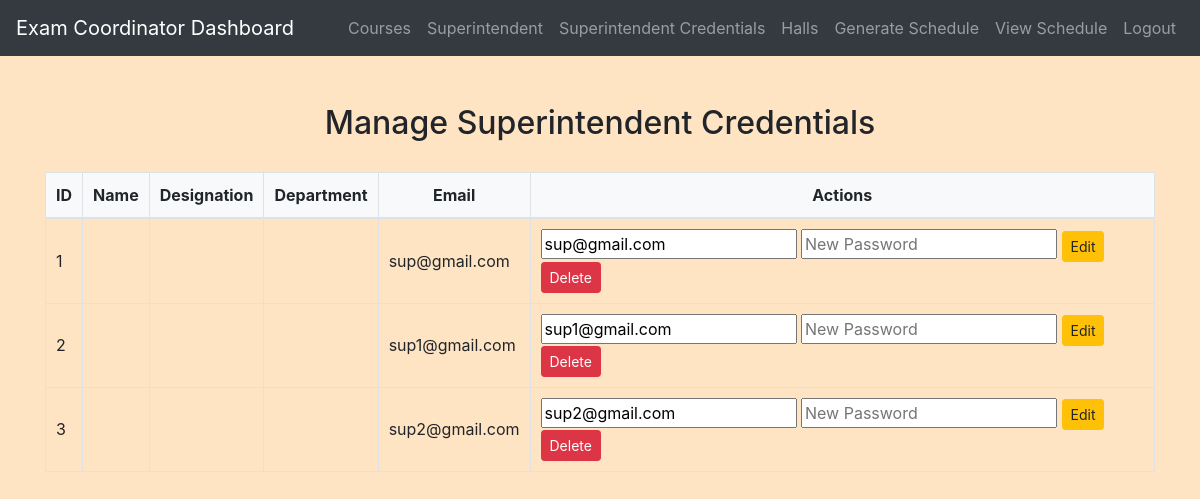
/exam_coordinator/assign_superintendent_credentials.php (signed in), run on an earlier commit of the app's database.
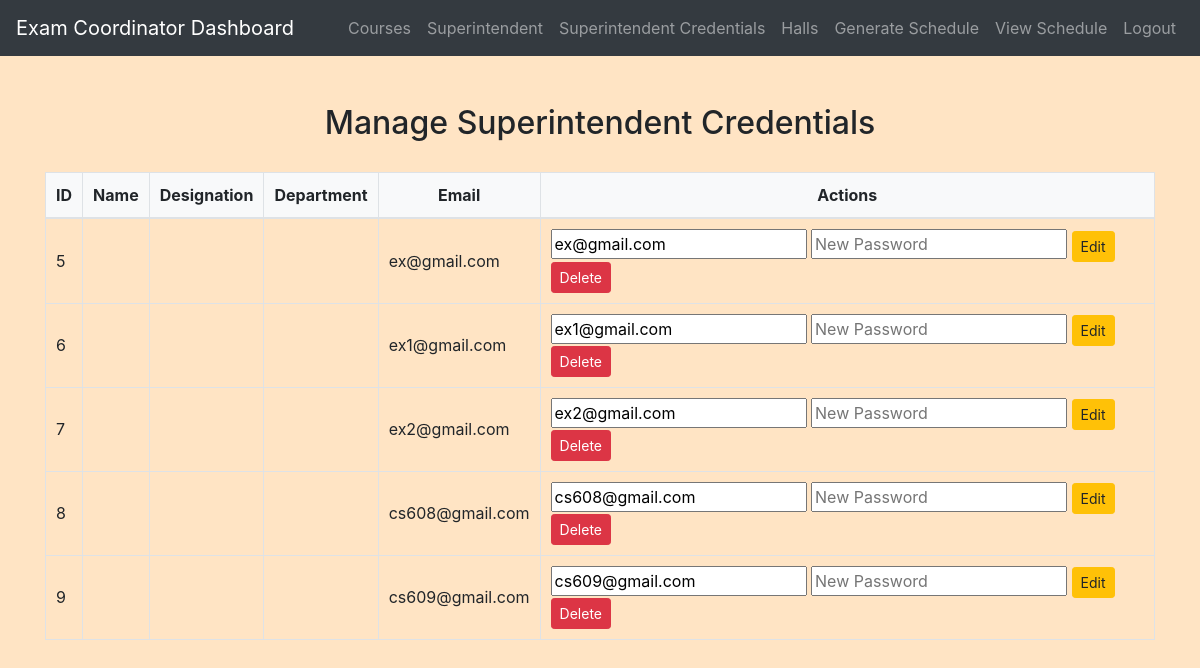
And on a later commit of the database.
### tables this page shows
CREATE TABLE `superintendents` (
  `id` int(11) NOT NULL,
  `faculty_id` int(11) NOT NULL,
  `email` varchar(255) NOT NULL,
  `password` varchar(255) NOT NULL
);

### exam_coordinator/assign_superintendent_credentials.php (the view, shortened to what this page needs)
<?php
include('config.php');
$superintendents = $conn->query("
    SELECT id, name, designation, department, email
    FROM superintendents
");
?>
<!DOCTYPE html>
<html>
<head>
    <link rel="stylesheet" href="https://maxcdn.bootstrapcdn.com/bootstrap/4.5.2/css/bootstrap.min.css">
    <link rel="stylesheet" href="../css/style.css">
</head>
<body>
<?php include('navbar.php'); ?>
<div class="container mt-5">
    <h2>Manage Superintendent Credentials</h2>
    <table class="table table-bordered">
        <thead>
        <tr>
            <th>ID</th>
            <th>Name</th>
            <th>Designation</th>
            <th>Department</th>
            <th>Email</th>
            <th>Actions</th>
        </tr>
        </thead>
        <tbody>
        <?php while ($row = $superintendents->fetch_assoc()): ?>
            <tr>
                <td><?= $row['id'] ?></td>
                <td><?= $row['name'] ?></td>
                <td><?= $row['designation'] ?></td>
                <td><?= $row['department'] ?></td>
                <td><?= $row['email'] ?? 'Not Assigned' ?></td>
                <td>
                    <?php if (empty($row['email'])): ?>
                        <form method="post" class="d-inline">
                            <input type="hidden" name="id" value="<?= $row['id'] ?>">
                            <input type="email" name="email" placeholder="Email" required>
                            <input type="password" name="password" placeholder="Password" required>
                            <button type="submit" name="add_credentials" class="btn btn-success btn-sm">Assign</button>
                        </form>
                    <?php else: ?>
                        <form method="post" class="d-inline">
                            <input type="email" name="email" value="<?= $row['email'] ?>" required>
                            <input type="password" name="password" placeholder="New Password" required>
                            <button type="submit" name="edit_credentials" class="btn btn-warning btn-sm">Edit</button>
                        </form>
                        <form method="post" class="d-inline" onsubmit="return confirm('Are you sure you want to delete this superintendent?');">
                            <button type="submit" name="delete_superintendent" class="btn btn-danger btn-sm">Delete</button>
                        </form>
                    <?php endif; ?>
                </td>
            </tr>
        <?php endwhile; ?>
        </tbody>
    </table>
</div>
</body>
</html>

What changed in the data, as far as the page shows it:
removed superintendents: id "1", email "sup@gmail.com"
removed superintendents: id "2", email "sup1@gmail.com"
removed superintendents: id "3", email "sup2@gmail.com"
added superintendents: id "5", email "ex@gmail.com"
added superintendents: id "6", email "ex1@gmail.com"
added superintendents: id "7", email "ex2@gmail.com"
added superintendents: id "8", email "cs608@gmail.com"
added superintendents: id "9", email "cs609@gmail.com"
